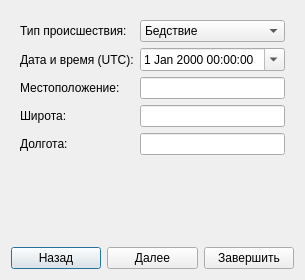
<ui version="4.0"> <class>RegistrationForm</class> <widget class="QDialog" name="RegistrationForm"> <property name="windowTitle"> <string>Регистрация происшествий</string> </property> <layout class="QVBoxLayout" name="mainLayout"> <item> <widget class="QStackedWidget" name="stackedWidget"> <widget class="QWidget" name="state1"> <layout class="QFormLayout"> <item row="0" column="0"><widget class="QLabel" name="labelIncidentType"><property name="text"><string>Тип происшествия:</string></property></widget></item> <item row="0" column="1"><widget class="QComboBox" name="comboIncidentType"><item><property name="text"><string>Бедствие</string></property></item><item><property name="text"><string>Тренировка</string></property></item></widget></item> <item row="1" column="0"><widget class="QLabel" name="labelTime"><property name="text"><string>Дата и время (UTC):</string></property></widget></item> <item row="1" column="1"><widget class="QDateTimeEdit" name="dateTimeIncident"><property name="calendarPopup"><bool>true</bool></property></widget></item> <item row="2" column="0"><widget class="QLabel" name="labelLocation"><property name="text"><string>Местоположение:</string></property></widget></item> <item row="2" column="1"><widget class="QLineEdit" name="editLocation"></widget></item> <item row="3" column="0"><widget class="QLabel"><property name="text"><string>Широта:</string></property></widget></item> <item row="3" column="1"><widget class="QLineEdit" name="editLat"></widget></item> <item row="4" column="0"><widget class="QLabel"><property name="text"><string>Долгота:</string></property></widget></item> <item row="4" column="1"><widget class="QLineEdit" name="editLon"></widget></item> </layout> </widget> <widget class="QWidget" name="state2"> <layout class="QFormLayout"> <item row="0" column="0"><widget class="QLabel" name="labelVesselName"><property name="text"><string>Название судна:</string></property></widget></item> <item row="0" column="1"><widget class="QLineEdit" name="editVesselName"></widget></item> <item row="1" column="0"><widget class="QLabel" name="labelIMO"><property name="text"><string>IMO:</string></property></widget></item> <item row="1" column="1"><widget class="QLineEdit" name="editIMONumber"></widget></item> </layout> </widget> <widget class="QWidget" name="state3"> <layout class="QVBoxLayout"> <item><widget class="QLabel" name="labelDescription"><property name="text"><string>Описание ситуации:</string></property></widget></item> <item><widget class="QTextEdit" name="textDescription"></widget></item> </layout> </widget> <widget class="QWidget" name="state4"> <layout class="QVBoxLayout"> <item><widget class="QLabel" name="labelConfirm"><property name="text"><string>Подтверждение информации:</string></property></widget></item> <item><widget class="QPlainTextEdit" name="plainConfirm" readonly="true"></widget></item> </layout> </widget> </widget> </item> <item> <layout class="QHBoxLayout"> <item><widget class="QPushButton" name="buttonPrev"><property name="text"><string>Назад</string></property></widget></item> <item><widget class="QPushButton" name="buttonNext"><property name="text"><string>Далее</string></property></widget></item> <item><widget class="QPushButton" name="buttonFinish"><property name="text"><string>Завершить</string></property></widget></item> </layout> </item> </layout> </widget> <resources> <connections> </connections></resources></ui>
